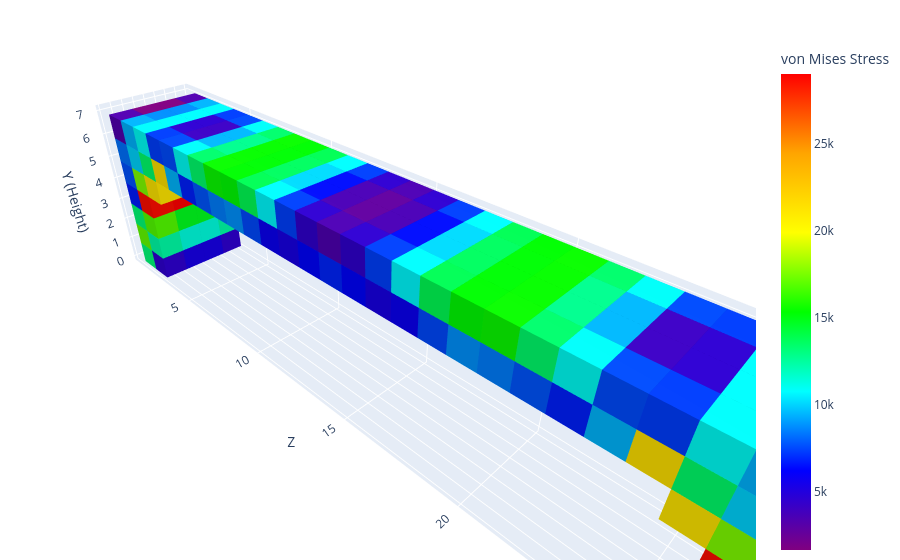

Notebook cell for this chart:
### Code cell
from eval_code.stress import compute_von_mises_stress

res = compute_von_mises_stress(coords)
print(res.von_mises)  # (n,) Pa

plotly_blocks.plot(coords, color=res.von_mises, colorbar_title="von Mises Stress", alpha=1)

### Figure 1 — Plotly figure (JSON) as saved in the notebook; plotly's stock layout.template omitted (floating-point values rounded to 4 significant figures; data arrays with more than 128 entries replaced by an {"elided": "..."} marker saying what was removed)
{"data": [{"facecolor": {"elided": "3648 str values"}, "flatshading": true, "i": {"elided": "3648 int values"}, "j": {"elided": "3648 int values"}, "k": {"elided": "3648 int values"}, "opacity": 1, "type": "mesh3d", "x": {"elided": "2432 int values"}, "y": {"elided": "2432 int values"}, "z": {"elided": "2432 int values"}}, {"marker": {"cmax": 29030.0, "cmin": 1652.0, "color": {"elided": "304 float values"}, "colorbar": {"title": {"text": "von Mises Stress"}}, "colorscale": [[0, "#800080"], [0.1667, "#0000FF"], [0.3333, "#00FFFF"], [0.5, "#00FF00"], [0.6667, "#FFFF00"], [0.8333, "#FFA500"], [1, "#FF0000"]], "size": 0.1}, "mode": "markers", "showlegend": false, "type": "scatter3d", "x": [null], "y": [null], "z": [null]}], "layout": {"legend": {"itemsizing": "constant"}, "margin": {"b": 0, "l": 0, "r": 0, "t": 40}, "scene": {"aspectmode": "data", "xaxis": {"title": {"text": "X"}}, "yaxis": {"title": {"text": "Z"}}, "zaxis": {"title": {"text": "Y (Height)"}}}, "title": {"text": ""}}}
